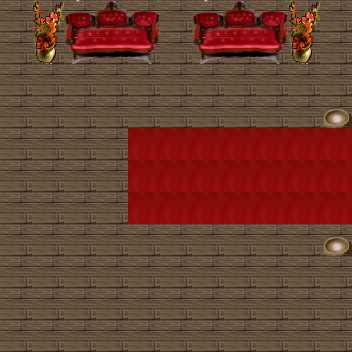

This game map was drawn from its Tiled (.tmx) file and the tilesets committed beside it. A one-line description and the trimmed map source follow:
An orthogonal 11x11 tile map with 32x32 px tiles, 2 tile layers (background, collision) and 4 objects (3x portal, monsterGroup0).

<map version="1.0" orientation="orthogonal" width="11" height="11" tilewidth="32" tileheight="32">
 <properties>
   <property name="music" value="spire" />
  <property name="name" value="Sitting room" />
 </properties>
 <tileset firstgid="1" name="tiles_sheet" tilewidth="32" tileheight="32">
  <image source="tiles_sheet.png" width="960" height="960" />
 </tileset>
 <layer name="background" width="11" height="11">
  <data>[121 cells, 121 non-empty, 2 distinct tile ids]</data>
 </layer>
 <layer name="collision" width="11" height="11">
  <data>[121 cells, 18 non-empty, 9 distinct tile ids]</data>
 </layer>
 <objectgroup name="portal" width="11" height="11">
  <object name="0" type="portal" x="320" y="160" width="32" height="32">
   <properties>
    <property name="toPortal" value="2" />
    <property name="toZone" value="25" />
   </properties>
  </object>
  <object name="0" type="portal" x="320" y="128" width="32" height="32">
   <properties>
    <property name="toPortal" value="2" />
    <property name="toZone" value="25" />
   </properties>
  </object>
  <object name="0" type="portal" x="320" y="192" width="32" height="32">
   <properties>
    <property name="toPortal" value="2" />
    <property name="toZone" value="25" />
   </properties>
  </object>
 </objectgroup>
 <objectgroup name="npcs" width="11" height="11" />
 <objectgroup name="monsters" width="11" height="11">
  <object name="monsterGroup0" x="160" y="160" width="33" height="33">
   <properties>
    <property name="battleMapID" value="0" />
    <property name="groupID" value="0" />
    <property name="level" value="0" />
    <property name="monsters" value="Gilgamesh" />
   </properties>
  </object>
 </objectgroup>
</map>
